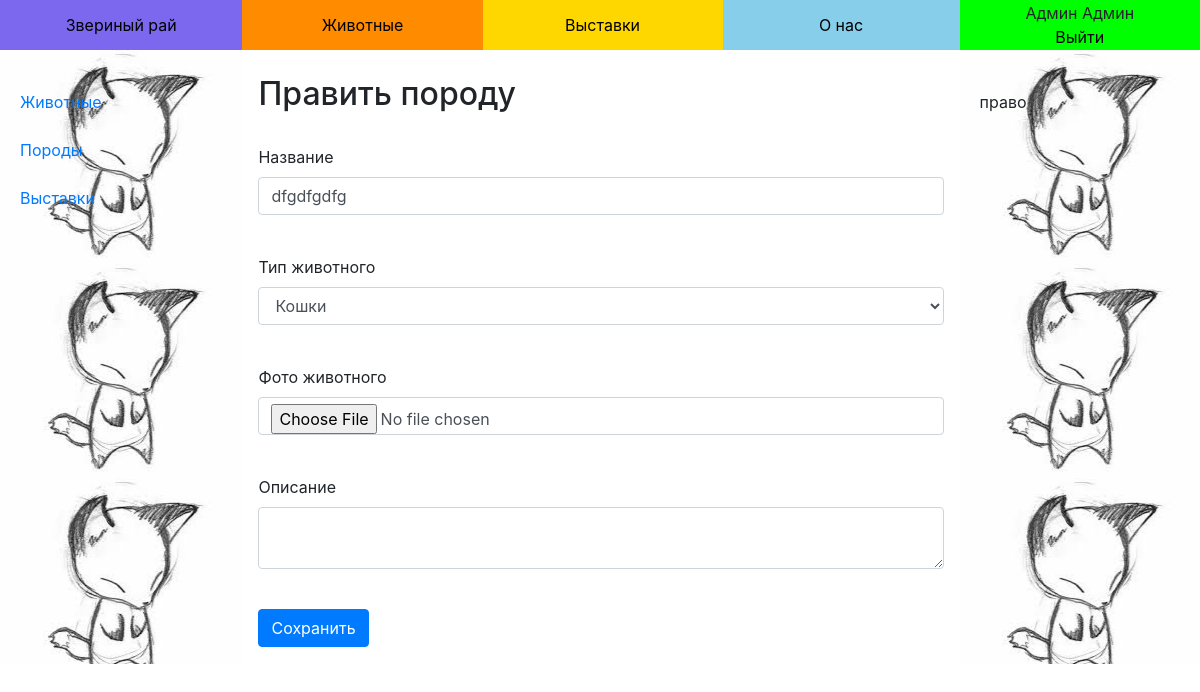
/admin/breeds/5 (signed in), run on the app's committed database.
### data/users.py (models this page shows, shortened)
class User(SqlAlchemyBase, UserMixin, CRUDMixin):
    __tablename__ = 'users'
    first_name = sqlalchemy.Column(sqlalchemy.String)
    last_name = sqlalchemy.Column(sqlalchemy.String)
    email = sqlalchemy.Column(sqlalchemy.String, index=True, unique=True)
    hashed_password = sqlalchemy.Column(sqlalchemy.String)
    role_id = sqlalchemy.Column(sqlalchemy.Integer)
    fillable = ['first_name', 'last_name', 'email']
    def is_role(self, role_id):
        return self.role_id == role_id
    @property
    def is_admin(self):
        return self.role_id == ADMIN_ROLE

### data/breeds.py (models this page shows)
class Breed(SqlAlchemyBase, CRUDMixin):
    __tablename__ = 'breeds'
    name = sqlalchemy.Column(sqlalchemy.String)
    photo = sqlalchemy.Column(sqlalchemy.String, nullable=True)
    about = sqlalchemy.Column(sqlalchemy.String, nullable=True)
    animal_id = sqlalchemy.Column(sqlalchemy.Integer, sqlalchemy.ForeignKey("animals.id"))
    animal = orm.relation('Animal')

### routes/admin.py (the view, shortened to what this page needs)
@admin.route('/breeds/<int:id>', methods=['GET', 'POST'])
def breed_update(id):
    breed = Breed.get_or_404(id)
    animals = Animal.query().order_by(Animal.name).all()
    form = BreedForm()
    form.animal_id.choices = [(a.id, a.name) for a in animals]
    form.animal_id.default = breed.animal_id
    form.process()
    form.name.data = breed.name
    form.photo.data = breed.photo
    form.about.data = breed.about
    return render_template('admin/breed.html', title='Править породу', form=form)

### forms/admin.py
class BreedForm(FlaskForm):
    name = StringField('Название', validators=[DataRequired(message=DATA_REQUIRED_ERROR)])
    animal_id = SelectField('Тип животного', validate_choice=False)
    photo = FileField('Фото животного', validators=[FileAllowed(IMAGES, message=IMAGES_ERROR)])
    about = TextAreaField('Описание')
    submit = SubmitField('Сохранить')

### data/mixins.py (called while the page is built)
    @classmethod
    def query(cls):
        return cls._db_session().query(cls)

    @classmethod
    def get(cls, id):
        return cls.query().get(id)

    @classmethod
    def get_or_404(cls, id):
        instance = cls.get(id)
        if instance is None:
            raise NotFound()
        return instance

    @classmethod
    def _db_session(cls):
        if not hasattr(cls, 'db_session'):
            cls.db_session = db_session()
        return cls.db_session

### routes/admin.py (called while the page is built)
@admin.before_request
def _before():
    if current_user.is_authenticated and current_user.is_role(users.ADMIN_ROLE):
        return
    raise Forbidden()

### routes/utils.py (called while the page is built)
def user_loader(user_id):
    return User.get(user_id)

### templates/admin/breed.html (shortened to what this page needs)
{% extends "base.html" %}
{% block content %}
    <h2>{{title}}</h2><br>
    <form method="post" enctype="multipart/form-data">
        <p>
            {{ form.name.label }}<br>
            {{ form.name(class="form-control") }}<br>
        </p>
        <p>
            {{ form.animal_id.label }}<br>
            {{ form.animal_id(class="form-control") }}<br>
        </p>
        <p>
            {{ form.photo.label }}<br>
            {{ form.photo(class="form-control") }}<br>
        </p>
        <p>
            {{ form.about.label }}<br>
            {{ form.about(class="form-control") }}<br>
        </p>
        <p>{{ form.submit(type="submit", class="btn btn-primary") }}</p>
    </form>
{% endblock %}

### templates/base.html (shortened to what this page needs)
<!DOCTYPE html>
<html lang="en">
  <head>
    <link rel="stylesheet"
          href="https://stackpath.bootstrapcdn.com/bootstrap/4.4.1/css/bootstrap.min.css"
 />
  </head>
  <body bgcolor="Khaki">
    <table width="100%" align="center">
      <tr id="menu">
        <td width="250px" height="50px" bgcolor="#7B68EE" align="center"><a href="/">Звериный рай</a></td>
        <td width="250px" height="50px" bgcolor="#FF8C00" align="center"><a href="{{ url_for('public.animals') }}"> Животные</a></td>
        <td width="250px" height="50px" bgcolor="#FFD700" align="center"><a href="{{ url_for('public.exhibitions') }}"> Выставки</a></td>
        <td width="250px" height="50px" bgcolor="#87CEEB" align="center"><a href="/about">О нас</a></td>
        <td width="250px" height="50px" bgcolor="#00FF00" align="center">
          {% if current_user.is_authenticated %}
            {{ current_user.first_name }} {{ current_user.last_name }}<br>
            <a href="/logout">Выйти</a>
          {% else %}
            <a href="/login">Вход</a> / <a href="/register">Регистрация</a>
          {% endif %}
        </td>
      </tr>
        <tr>
        <td class="field">
          {% if current_user.is_authenticated %}
            {% if current_user.is_admin %}
              <a href="{{url_for('admin.animals_view')}}">Животные</a><br><br>
              <a href="{{url_for('admin.breeds_view')}}">Породы</a><br><br>
              <a href="{{url_for('admin.exhibitions_view')}}">Выставки</a>
            {% else %}
              <a href="{{url_for('public.pets')}}">Мои животные</a><br><br>
              <a href="">Мои выставки</a>
            {% endif %}
          {% endif %}
        </td>
        <td colspan="3" valign="top">
          <br>
          <main role="main" class="container">
              {% block content %} {% endblock %}
          </main>
        </td>
        <td class="field">
          право
        </td>
      </tr>
    </table>
  </body>
</html>

### templates/base.html (style rules this page uses)
body { margin: 0; padding: 0 }
#menu a { color: #000 }
.field { background: url(/static/images/field_bg.jpg) 50% 0; width: 250px; vertical-align: top; padding: 40px 20px }

### data on the page
User: first_name "Админ", last_name "Админ"
Breed: name "dfgdfgdfg", animal_id "Кошки"

### other printed values
{{ title }} "Править породу"
